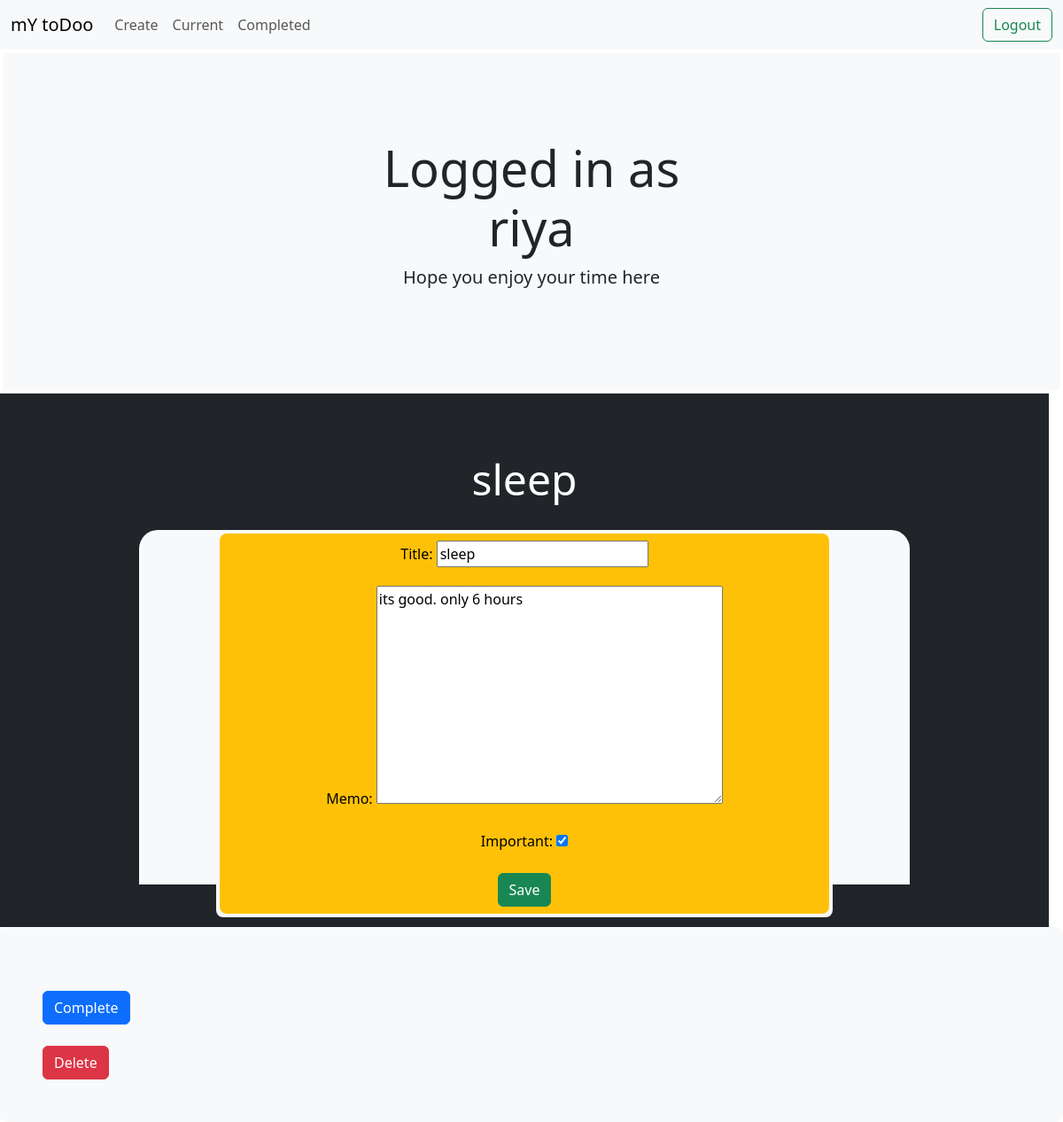
Page /todoapp/14 (signed in) on the committed database.
### todoapp/models.py (models this page shows, shortened)
class Todo(models.Model):
    title = models.CharField(max_length=100)
    memo = models.TextField(blank=True)
    created = models.DateTimeField(auto_now_add=True)
    datecompleted = models.DateTimeField(null= True , blank=True)
    important = models.BooleanField(default=False)
    user = models.ForeignKey(User, on_delete=models.CASCADE)

### todoapp/views.py (the view, shortened to what this page needs)
# urls.py: path("todoapp/<int:todo_pk>",views.viewtodo ,name="viewtodo"),
@login_required
def viewtodo(request, todo_pk):
    todo = get_object_or_404(Todo, pk=todo_pk,user=request.user)
    if request.method=='GET':
        form = TodoForm(instance=todo)
        return render(request,'todoapp/viewtodo.html' , {'todo':todo , 'form':form})

### todoapp/forms.py
class TodoForm(ModelForm):
    class Meta:
        model = Todo
        fields = ['title' , 'memo','important']

### todoapp/templates/todoapp/viewtodo.html (shortened to what this page needs)
{% extends 'todoapp/base.html' %}
{% block content %}
<div class=" text-center">
    <div class="text-bg-dark p-5 me-md-3 pt-3 px-3 pt-md-5 px-md-5 text-center overflow-hidden">
        <div class="my-1 py-3">
            <h2 class="display-5">{{ todo.title }}</h2>
        </div>
        <div class="bg-light  shadow-sm mx-auto" style="width: 80%; height: 400px; border-radius: 21px 21px 0 0;">
            <div class="col-md-10 text-center mx-auto ">
                <div class="h-1 p-1 text-bg-light rounded-3 ">
                    <div class="h-100 p-2 text-bg-warning rounded-3 ">
                        <form method="POST" >
                            {{ form.as_p }}
                            <button class="btn btn-success" type="submit"> Save </button>
                        </form>
                    </div>
                </div>
            </div>
        </div>
    </div>
</div>
<div class="h-100 p-5 text-bg-light rounded-3 ">
    <form method="POST">
        <a class="btn " href="{% url 'signupuser' %}" role="button"></a>
    </form>
    <form method="POST" action="{% url 'completetodo' todo.id %}">
        <button class="btn btn-primary" type="submit"> Complete </button>
    </form>
    <form method="POST">
        <a class="btn " href="{% url 'signupuser' %}" role="button"></a>
    </form>
    <form method="POST" action="{% url 'deletetask' todo.id %}">
        <button class="btn btn-danger" type="submit"> Delete </button>
    </form>
</div>
{% endblock %}

### todoapp/templates/todoapp/base.html (shortened to what this page needs)
<!doctype html>
<html lang="en">
<head>
      <link rel="stylesheet" href="https://stackpath.bootstrapcdn.com/bootstrap/4.4.1/css/bootstrap.min.css">
    <link href="https://cdn.jsdelivr.net/npm/bootstrap@5.3.0-alpha1/dist/css/bootstrap.min.css" rel="stylesheet"
>
</head>
<body>
    {% if user.is_authenticated %}
    <nav class="navbar navbar-expand-lg bg-body-tertiary">
        <div class="container-fluid">
            <a class="navbar-brand" href="#">mY toDoo</a>
            <div class="collapse navbar-collapse" id="navbarSupportedContent">
                <ul class="navbar-nav me-auto mb-2 mb-lg-0">
                    <li class="nav-item">
                        <a class="nav-link " aria-current="page" href="{% url 'createtodo' %}">Create</a>
                    </li>
                    <li class="nav-item">
                        <a class="nav-link" href="{% url 'currenttodos' %}">Current</a>
                    </li>
                    <li class="nav-item">
                        <a class="nav-link" href="{% url 'completedtodos' %}">Completed</a>
                    </li>
                    <li class="nav-item">
                        <a class="nav-link disabled"></a>
                    </li>
                </ul>
                <form action=" {% url 'logoutuser' %} " method="POST">
                    <button class="btn btn-outline-success" type="submit"> Logout </button>
                </form>
            </div>
        </div>
    </nav>
    <div class="position-relative overflow-hidden p-3 p-md-0 m-md-1 text-center bg-light">
        <div class="col-md-5 p-lg-5 mx-auto my-5">
            <h1 class="display-4 fw-normal">Logged in as {{ user.username }}</h1>
            <p class="lead fw-normal">Hope you enjoy your time here</p>
        </div>
    </div>
    {% endif %}
    {% block content %}{% endblock %}
</body>
</html>

### rows in the picture
Todo: title "sleep", memo "its good. only 6 hours", important "☑"

### other values in the picture
{{ user.username }} "riya"
